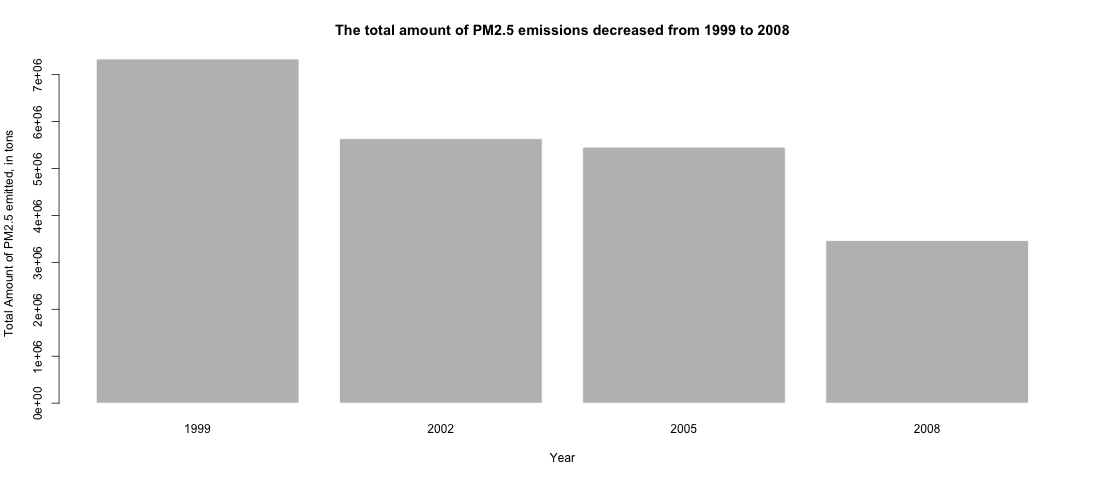

The script that saved this image:
## Question 1. Have total emissions from PM2.5 decreased in the United States from 1999 to 2008? Using the base plotting system, make a plot showing the total PM2.5 emission from all sources for each of the years 1999, 2002, 2005, and 2008.


source("load_data.R")
####################################################################
### 1. Derive the sum of emissions grouping by year for plotting ###
####################################################################

## Step 1. Assign year as factor for convenience in grouping variables
NEI$year <- factor(NEI$year, ordered = TRUE)

## Step 2. Grouping variables to derive sum of emissions by year
dv <- tapply(NEI$Emissions, NEI$year, sum)

#####################################
### 2. Base Plotting illustration ###
#####################################
png(file = "plot1.png", width = 1096, height = 480)

barplot(dv, border = FALSE, xlab = "Year", ylab = "Total Amount of PM2.5 emitted, in tons", main = "The total amount of PM2.5 emissions decreased from 1999 to 2008")

dev.off()

